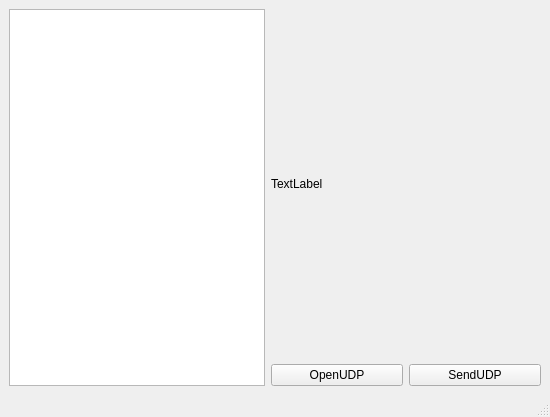
<?xml version="1.0" encoding="UTF-8"?>
<ui version="4.0">
 <class>MainWin</class>
 <widget class="QMainWindow" name="MainWin">
  <property name="geometry">
   <rect>
    <x>0</x>
    <y>0</y>
    <width>550</width>
    <height>417</height>
   </rect>
  </property>
  <property name="windowTitle">
   <string>MainWin</string>
  </property>
  <widget class="QWidget" name="centralwidget">
   <layout class="QGridLayout" name="gridLayout">
    <item row="1" column="2">
     <widget class="QPushButton" name="btnSendUDP">
      <property name="sizePolicy">
       <sizepolicy hsizetype="Expanding" vsizetype="Fixed">
        <horstretch>0</horstretch>
        <verstretch>0</verstretch>
       </sizepolicy>
      </property>
      <property name="text">
       <string>SendUDP</string>
      </property>
      <property name="checkable">
       <bool>false</bool>
      </property>
     </widget>
    </item>
    <item row="1" column="1">
     <widget class="QPushButton" name="btnOpenUDP">
      <property name="sizePolicy">
       <sizepolicy hsizetype="Expanding" vsizetype="Fixed">
        <horstretch>0</horstretch>
        <verstretch>0</verstretch>
       </sizepolicy>
      </property>
      <property name="text">
       <string>OpenUDP</string>
      </property>
      <property name="checkable">
       <bool>true</bool>
      </property>
     </widget>
    </item>
    <item row="0" column="0" rowspan="2">
     <widget class="QListWidget" name="listUDP">
      <property name="sizePolicy">
       <sizepolicy hsizetype="Preferred" vsizetype="Expanding">
        <horstretch>0</horstretch>
        <verstretch>0</verstretch>
       </sizepolicy>
      </property>
     </widget>
    </item>
    <item row="0" column="1">
     <widget class="QLabel" name="label">
      <property name="sizePolicy">
       <sizepolicy hsizetype="Expanding" vsizetype="Preferred">
        <horstretch>0</horstretch>
        <verstretch>0</verstretch>
       </sizepolicy>
      </property>
      <property name="text">
       <string>TextLabel</string>
      </property>
     </widget>
    </item>
   </layout>
  </widget>
  <widget class="QMenuBar" name="menubar">
   <property name="geometry">
    <rect>
     <x>0</x>
     <y>0</y>
     <width>550</width>
     <height>17</height>
    </rect>
   </property>
  </widget>
  <widget class="QStatusBar" name="statusbar"/>
 </widget>
 <resources/>
 <connections/>
</ui>
